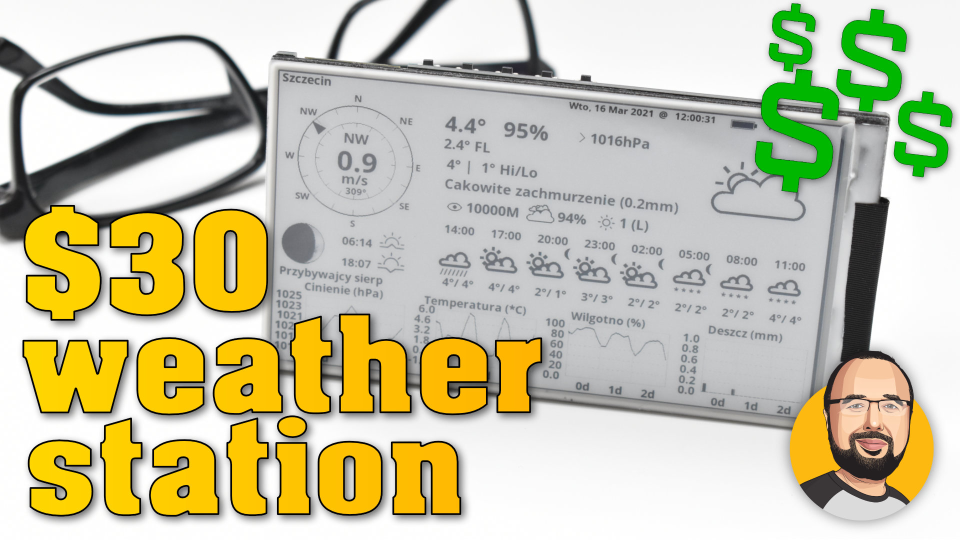
#> input picture assets/title.jpg, 1920 x 1080 px (shown at 1/2 size)
$ python imgconvert.py -i ../assets/title.jpg   (older library calls are emulated)
#> lines starting #> are read from the running program, lines starting #| are printed output that depends on the picture
#!python3

from PIL import Image, ImageOps
from argparse import ArgumentParser
import sys
import math


parser = ArgumentParser()
parser.add_argument('-i', action="store", dest="inputfile")
parser.add_argument('-n', action="store", dest="name")
parser.add_argument('-o', action="store", dest="outputfile")

args = parser.parse_args()

im = Image.open(args.inputfile)
#> im is the input picture: PIL image 1920x1080 RGB; mean R, G, B 200.6, 197, 167.1


# convert to grayscale
im = im.convert(mode='L')
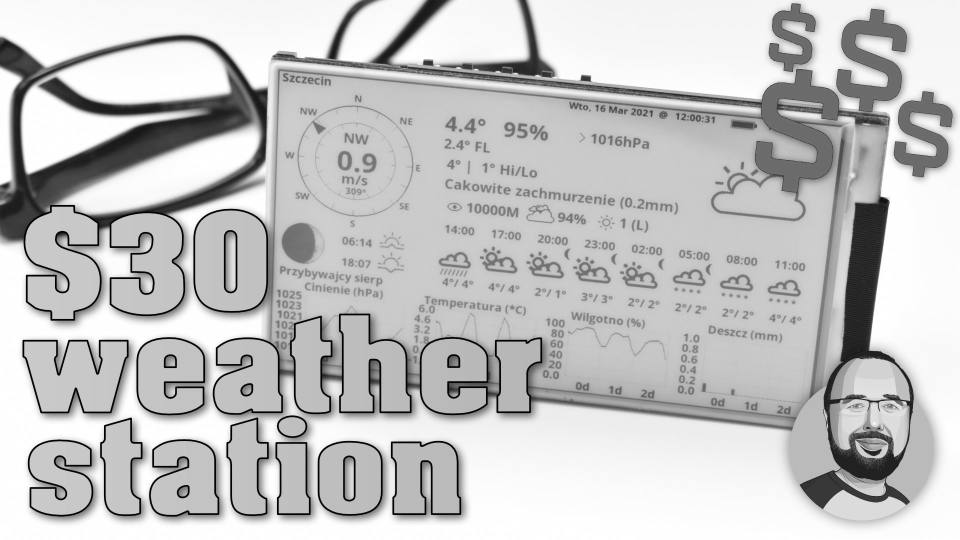
#> im: PIL image 1920x1080 L (shown at 1/2 size); min 0, max 255, mean 194.7
#im.thumbnail((SCREEN_WIDTH, SCREEN_HEIGHT), Image.ANTIALIAS)

# Write out the output file.
#> (the run stopped early here; a loop or call above may not have finished)
